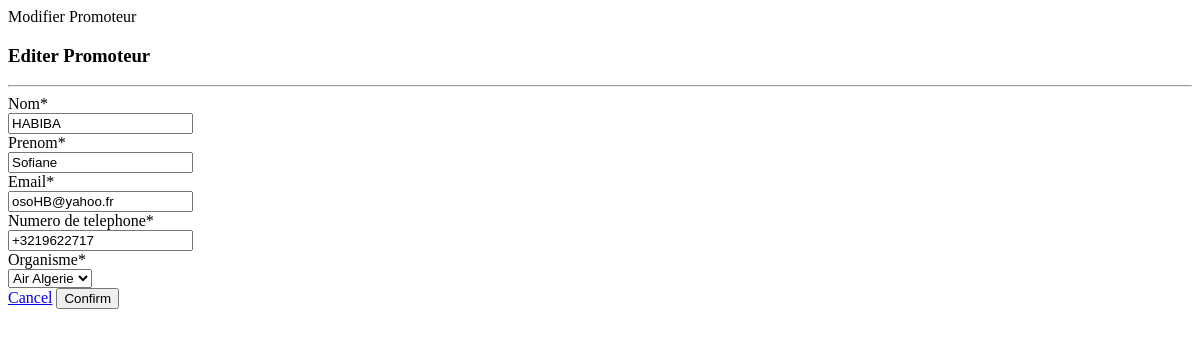
The app's page /promoteur/edit/1/ (signed in), older data.
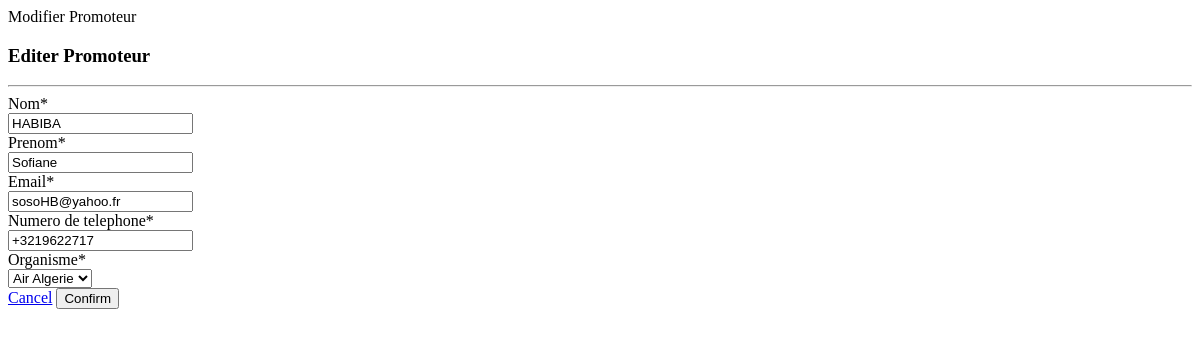
The same page, newer data.
### gestionnaire/models.py (models this page shows, shortened)
class Promoteur(models.Model):
    nomPromoteur = models.CharField("Nom",max_length=120)
    prenomPromoteur = models.CharField("Prenom",max_length=120)
    emailPromoteur = models.EmailField("email",max_length=120)
    numeroTelephonePromoteur = PhoneNumberField("Numero de telephone",unique = False, null = False, blank = False)
    idOrganisme = models.ForeignKey(Organisme, on_delete=models.CASCADE, verbose_name="Organisme")

### gestionnaire/views.py (the view)
# urls.py: path('promoteur/edit/<int:pk>/', views.promoteurEdit, name='dashboard-promoteur-edit'),
@login_required(login_url='user-login')
def promoteurEdit(request, pk):
    item = Promoteur.objects.get(id=pk)
    if request.method == 'POST':
        form = PromoteurForm(request.POST, instance=item)
        if form.is_valid():
            form.save()
            return redirect('dashboard-promoteur')
    else:
        form = PromoteurForm(instance=item)
    context = {
         'item': item,
        'form': form,
    }
    return render(request, 'dashboard/promoteur_edit.html', context)

### gestionnaire/forms.py
class PromoteurForm(forms.ModelForm):
    class Meta:
        model = Promoteur
        fields = '__all__'

### gestionnaire/models.py (called while the page is built)
    def __str__(self):
        return f'{self.nomOrganisme}'

### gestionnaire/templates/dashboard/promoteur_edit.html (shortened to what this page needs)
{% load crispy_forms_tags %}
{% block content %}
<div >
    <div class=" p-3 ">
        <h3 class="text-center">Editer Promoteur</h3>
        <hr style="background: rgb(236, 239, 244)"/>
        <form method="POST" class="form2" action="{% url 'dashboard-promoteur-edit' item.id %}">
            {{ form|crispy }}
            <a class="btn ModalDelete" href="{% url 'dashboard-encadreur' %}">Cancel</a>
            <button class="btn ModalEdit" type="submit" value="Confirm">Confirm</button>
        </form>
    </div>
</div>
{% endblock %}

Row changes from the older to the newer data that the page shows:
changed Promoteur "HABIBA": emailPromoteur "osoHB@yahoo.fr" → "sosoHB@yahoo.fr"
